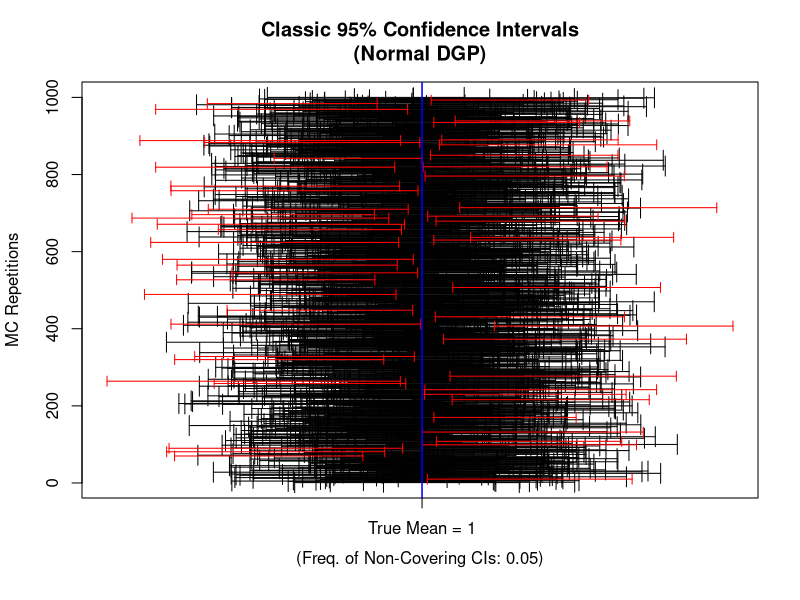
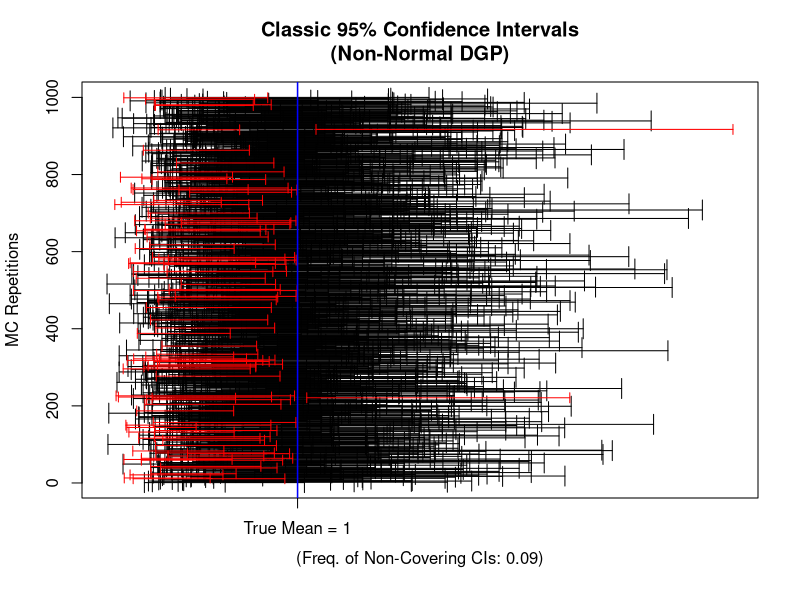
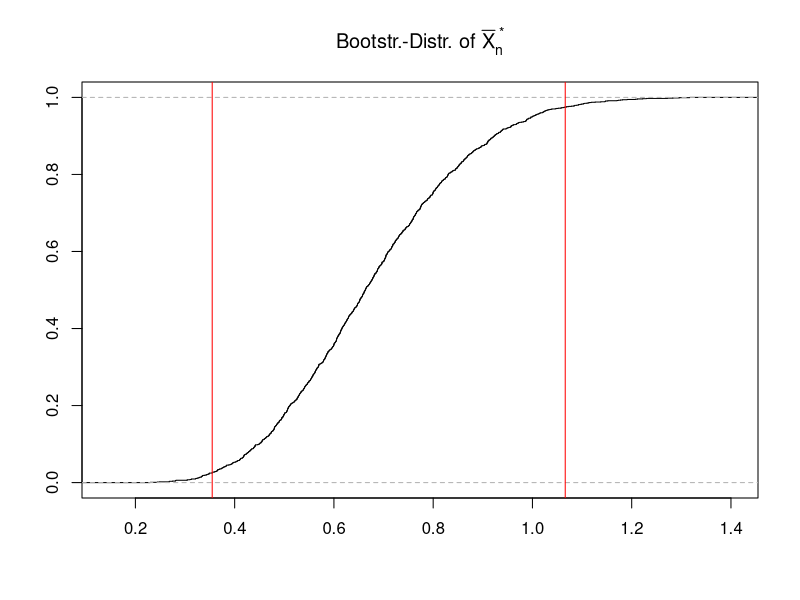
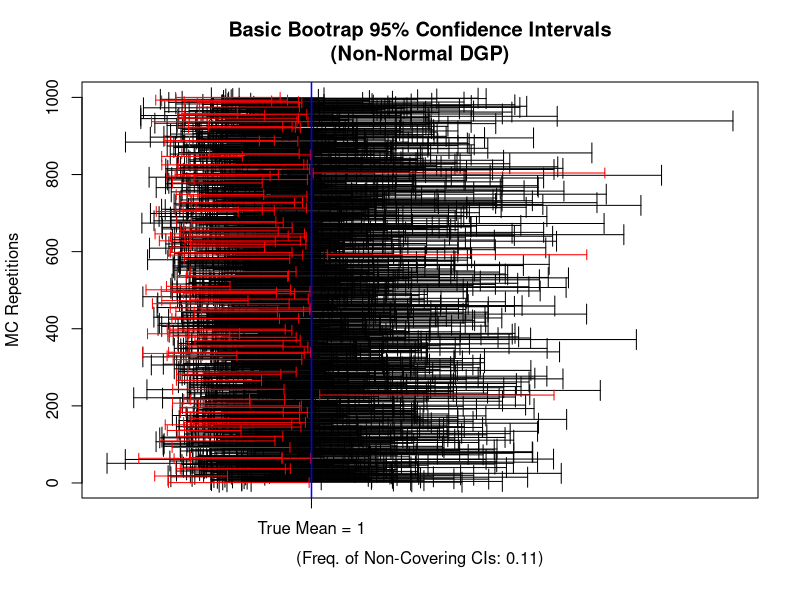
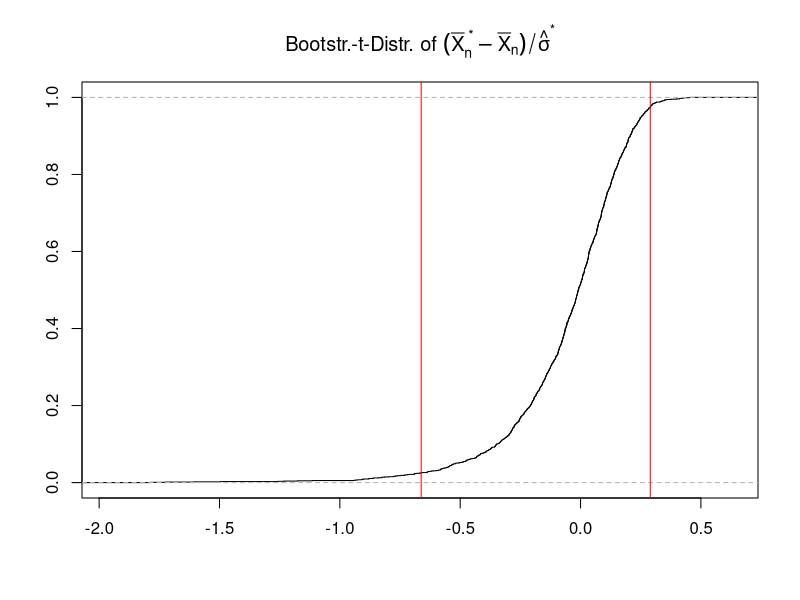

The R script that drew these images, in order: (Note: a time limit stopped this script after it produced the figures.)
## ---- chunk 1
##  Setup:
n     <-   30 # Sample Size
mean  <-    1 # Mean
sdev  <-    2 # Standard Deviation
alpha <- 0.05 # Level

set.seed(123)
B          <- 1000 # MC repetitions
CI.lo.vec  <- rep(NA, B)
CI.up.vec  <- rep(NA, B)
  
## MC-Simulation:
for(b in 1:B){
  ## Data Generating Process:
  X.sample     <- rnorm(n=n, mean = mean, sd = sdev) 
  ## Estimates:
  X.bar.MC     <- mean(X.sample)
  sd.hat.MC    <- sd(X.sample)
  ## Classic CIs:
  
  CI.lo.vec[b] <- X.bar.MC - qnorm(p = 1-alpha/2)*(sd.hat.MC/sqrt(n))
  CI.up.vec[b] <- X.bar.MC + qnorm(p = 1-alpha/2)*(sd.hat.MC/sqrt(n))

  #CI.lo.vec[b] <- X.bar.MC - qt(p = 1-alpha/2, df=n-1)*(sd.hat.MC/sqrt(n))
  #CI.up.vec[b] <- X.bar.MC + qt(p = 1-alpha/2, df=n-1)*(sd.hat.MC/sqrt(n))
}

## How often does the classic CI cover the true mean?
CI.checks      <- CI.lo.vec <= mean  &  mean <= CI.up.vec
freq.non.cover <- length(CI.checks[CI.checks==FALSE])/B

## Plot
plot(x=0,y=0,xlim=range(CI.lo.vec, CI.up.vec), ylim=c(1,B), type="n", 
     ylab="MC Repetitions", xlab="", axes = FALSE, 
     main="Classic 95% Confidence Intervals\n(Normal DGP)")
axis(1, at=c(1), labels ="True Mean = 1")
axis(2); box()
mtext(side = 1, text=paste0("(Freq. of Non-Covering CIs: ",
      round(freq.non.cover,digits = 2),")"), line = 2.5)
## Covering CIs:
arrows(x0=CI.lo.vec[CI.checks==TRUE], 
       x1=CI.up.vec[CI.checks==TRUE], 
       y0=c(1:B)[CI.checks==TRUE], y1=c(1:B)[CI.checks==TRUE], 
       angle=90, code = 3, length = .1, col="black")
## Non-Covering CIs:
arrows(x0=CI.lo.vec[CI.checks==FALSE], 
       x1=CI.up.vec[CI.checks==FALSE], 
       y0=c(1:B)[CI.checks==FALSE], y1=c(1:B)[CI.checks==FALSE], 
       angle=90, code = 3, length = .05, col="red")
abline(v=mean,col="blue", lwd=1.5)
## ---- chunk 2
## Setup:
n     <-   30  # Sample Size
df    <-    1  # (=> mean==1)
alpha <- 0.05 # Level

set.seed(123)
B          <- 1000 # MC repetitions
CI.lo.vec  <- rep(NA, B)
CI.up.vec  <- rep(NA, B)
  
## MC-Simulation:
for(b in 1:B){
  ## Data Generating Process:
  X.sample     <- rchisq(n, df=df)
  ## Estimates:
  X.bar.MC     <- mean(X.sample)
  sd.hat.MC    <- sd(X.sample)
  ## Classic CIs:
  
  CI.lo.vec[b] <- X.bar.MC - qnorm(p = 1-alpha/2)*(sd.hat.MC/sqrt(n))
  CI.up.vec[b] <- X.bar.MC + qnorm(p = 1-alpha/2)*(sd.hat.MC/sqrt(n))
  
  #CI.lo.vec[b] <- X.bar.MC - qt(p = 1-alpha/2, df=n-1)*(sd.hat.MC/sqrt(n))
  #CI.up.vec[b] <- X.bar.MC + qt(p = 1-alpha/2, df=n-1)*(sd.hat.MC/sqrt(n))
}

## How often does the classic CI cover the true mean?
CI.checks      <- CI.lo.vec <= mean  &  mean <= CI.up.vec
freq.non.cover <- length(CI.checks[CI.checks==FALSE])/B

## Plot
plot(x=0,y=0,xlim=range(CI.lo.vec, CI.up.vec), ylim=c(1,B), type="n", 
     ylab="MC Repetitions", xlab="", axes = FALSE, 
     main="Classic 95% Confidence Intervals\n(Non-Normal DGP)")
axis(1, at=c(1), labels ="True Mean = 1")
axis(2); box()
mtext(side = 1, text=paste0("(Freq. of Non-Covering CIs: ",
      round(freq.non.cover,digits = 2),")"), line = 2.5)
## Covering CIs:
arrows(x0=CI.lo.vec[CI.checks==TRUE], 
       x1=CI.up.vec[CI.checks==TRUE], 
       y0=c(1:B)[CI.checks==TRUE], y1=c(1:B)[CI.checks==TRUE], 
       angle=90, code = 3, length = .1, col="black")
## Non-Covering CIs:
arrows(x0=CI.lo.vec[CI.checks==FALSE], 
       x1=CI.up.vec[CI.checks==FALSE], 
       y0=c(1:B)[CI.checks==FALSE], y1=c(1:B)[CI.checks==FALSE], 
       angle=90, code = 3, length = .05, col="red")
abline(v=mean,col="blue", lwd=1.5)
## ---- chunk 3
## Setup:
n     <-   30  # Sample Size
df    <-    1  # (=> mean==1)

## IID random sample:
set.seed(123)
S_n  <- rchisq(n, df=df)

## Empirical mean:
(X.bar <- mean(S_n))
## ---- chunk 4
## Bootstr-Setup:
alpha            <- 0.05
n.Bootsrap.draws <- 1500

## Generate bootstap samples:
Bootstr.Samples  <- matrix(NA, nrow=n, ncol=n.Bootsrap.draws)

for(j in 1:n.Bootsrap.draws){
  Bootstr.Samples[,j] <- sample(x=S_n, size=n, replace = TRUE)
}
## Boostrap draws of \bar{X}_n^*:
X.bar.bootstr.vec <- apply(X = Bootstr.Samples, MARGIN = 2, FUN = mean)

## Quantile of the bootstr.-distribution of \bar{X}_n^*:
t.1 <- quantile(X.bar.bootstr.vec, probs = 1-alpha/2)
t.2 <- quantile(X.bar.bootstr.vec, probs = alpha/2)
## plot
plot(ecdf(X.bar.bootstr.vec), xlab="", ylab="",
     main=expression(paste("Bootstr.-Distr. of ",bar(X)[n]^{" *"})))
abline(v=c(t.1,t.2),col="red")
## ---- chunk 5
## Basic Bootstrap Confidence Interval:
CI.Basic.Bootstr.lo <- 2*X.bar - t.1
CI.Basic.Bootstr.up <- 2*X.bar - t.2

## Re-labeling of otherwise false names:
attr(CI.Basic.Bootstr.lo, "names") <- c("2.5%")
attr(CI.Basic.Bootstr.up, "names") <- c("97.5%")
##
c(CI.Basic.Bootstr.lo, CI.Basic.Bootstr.up)
## ---- chunk 6
## Setup:
n     <-   30  # Sample Size
df    <-    1  # (=> mean==1)
mean  <-   df
alpha <- 0.05 # Level
n.Bootsrap.draws <- 1500

## MC-Setup:
set.seed(123)
B          <- 1000 # MC repetitions
CI.Basic.Bstr.lo.vec <- rep(NA, B)
CI.Basic.Bstr.up.vec <- rep(NA, B)

## MC-Simulation:
for(b in 1:B){
  ## Data Generating Process:
  S_n.MC        <- rchisq(n, df=df)
  ## Estimate:
  X.bar.MC      <- mean(S_n.MC)
  ## 
  Bootstr.Samples.MC  <- matrix(NA, nrow=n, ncol=n.Bootsrap.draws)
  for(j in 1:n.Bootsrap.draws){
    Bootstr.Samples.MC[,j] <- sample(x=S_n.MC, size=n, replace = TRUE)
  }
  X.bar.bootstr.MC.vec <- apply(X = Bootstr.Samples.MC, MARGIN = 2, FUN = mean)
  ## (1-alpha/2)-quantile:
  t.1.MC <- quantile(X.bar.bootstr.MC.vec, probs = 1-alpha/2)
  t.2.MC <- quantile(X.bar.bootstr.MC.vec, probs = alpha/2)
  ## Basic Bootstrap CIs:
  CI.Basic.Bstr.lo.vec[b] <- 2*X.bar.MC - t.1.MC
  CI.Basic.Bstr.up.vec[b] <- 2*X.bar.MC - t.2.MC
}

## How often does the classic CI cover the true mean?
CI.checks      <- CI.Basic.Bstr.lo.vec<=mean & mean<=CI.Basic.Bstr.up.vec
freq.non.cover <- length(CI.checks[CI.checks==FALSE])/B

## Plot
plot(x=0,y=0,xlim=range(CI.Basic.Bstr.lo.vec, CI.Basic.Bstr.up.vec), 
     ylim=c(1,B), type="n", 
     ylab="MC Repetitions", xlab="", axes = FALSE, 
     main="Basic Bootrap 95% Confidence Intervals\n(Non-Normal DGP)")
axis(1, at=c(1), labels ="True Mean = 1")
axis(2); box()
mtext(side = 1, text=paste0("(Freq. of Non-Covering CIs: ",
      round(freq.non.cover,digits = 2),")"), line = 2.5)
## Covering CIs:
arrows(x0=CI.Basic.Bstr.lo.vec[CI.checks==TRUE], 
       x1=CI.Basic.Bstr.up.vec[CI.checks==TRUE], 
       y0=c(1:B)[CI.checks==TRUE], y1=c(1:B)[CI.checks==TRUE], 
       angle=90, code = 3, length = .1, col="black")
## Non-Covering CIs:
arrows(x0=CI.Basic.Bstr.lo.vec[CI.checks==FALSE], 
       x1=CI.Basic.Bstr.up.vec[CI.checks==FALSE], 
       y0=c(1:B)[CI.checks==FALSE], y1=c(1:B)[CI.checks==FALSE], 
       angle=90, code = 3, length = .05, col="red")
abline(v=mean,col="blue", lwd=1.5)
## ---- chunk 7
## Setup:
n     <-   30  # Sample Size
df    <-    1  # (=> mean==1)

## IID random sample:
set.seed(123)
S_n  <- rchisq(n, df=df)

## Empirical mean and sd:
X.bar   <- mean(S_n)
sd.hat  <- sd(S_n)

## Bootstr-Setup:
alpha            <- 0.05
n.Bootsrap.draws <- 1500

## Generate bootstap samples:
Bootstr.Samples  <- matrix(NA, nrow=n, ncol=n.Bootsrap.draws)

for(j in 1:n.Bootsrap.draws){
  Bootstr.Samples[,j] <- sample(x=S_n, size=n, replace = TRUE)
}
## Compute boostrap draws of (\bar{X}_n^*-\bar{X}_n)/\hat{\sigma}^\ast:
X.bar.bootstr.vec    <- apply(X = Bootstr.Samples, MARGIN = 2, FUN = mean)
sd.bootstr.vec       <- apply(X = Bootstr.Samples, MARGIN = 2, FUN = sd)
##
Bootstr.t.sample.vec <- (X.bar.bootstr.vec - X.bar)/sd.bootstr.vec
## Quantile of the bootstr.-distribution of \bar{X}_n^*:
tau.1 <- quantile(Bootstr.t.sample.vec, probs = 1-alpha/2)
tau.2 <- quantile(Bootstr.t.sample.vec, probs = alpha/2)
## plot
plot(ecdf(Bootstr.t.sample.vec), xlab="", ylab="",
     main=expression(paste("Bootstr.-t-Distr. of ",
          (bar(X)[n]^{" *"}-bar(X)[n])/hat(sigma)^{"*"})))
abline(v=c(tau.1,tau.2),col="red")
## ---- chunk 8
## Basic Bootstrap Confidence Interval:
CI.Bstr.t.lo <- X.bar - tau.1 * sd.hat
CI.Bstr.t.up <- X.bar - tau.2 * sd.hat

## Re-labeling of otherwise false names:
attr(CI.Bstr.t.lo, "names") <- c("2.5%")
attr(CI.Bstr.t.up, "names") <- c("97.5%")
##
c(CI.Bstr.t.lo, CI.Bstr.t.up)
## ---- chunk 9
## Setup:
n     <-   30  # Sample Size
df    <-    1  # (=> mean==1)
mean  <-   df
alpha <- 0.05 # Level
n.Bootsrap.draws <- 1500

## MC-Setup:
set.seed(123)
B          <- 1000 # MC repetitions
CI.Bstr.t.lo.vec <- rep(NA, B)
CI.Bstr.t.up.vec <- rep(NA, B)

## MC-Simulation:
for(b in 1:B){
  ## Data Generating Process:
  S_n.MC        <- rchisq(n, df=df)
  ## Estimates:
  X.bar.MC      <- mean(S_n.MC)
  sd.MC         <- sd(S_n.MC)
  ## 
  Bootstr.Samples.MC  <- matrix(NA, nrow=n, ncol=n.Bootsrap.draws)
  for(j in 1:n.Bootsrap.draws){
    Bootstr.Samples.MC[,j] <- sample(x=S_n.MC, size=n, replace = TRUE)
  }
  X.bar.bootstr.MC.vec <- apply(X = Bootstr.Samples.MC, MARGIN = 2, FUN = mean)
  sd.bootstr.MC.vec    <- apply(X = Bootstr.Samples.MC, MARGIN = 2, FUN = sd)
  ## Make it a "Bootstrap-t" sample:
  Bootstr.t.MC.vec <- (X.bar.bootstr.MC.vec - X.bar.MC)/sd.bootstr.MC.vec
  ## (1-alpha/2)-quantile:
  tau.1.MC <- quantile(Bootstr.t.MC.vec, probs = 1-alpha/2)
  tau.2.MC <- quantile(Bootstr.t.MC.vec, probs = alpha/2)
  ## Basic Bootstrap CIs:
  CI.Bstr.t.lo.vec[b] <- X.bar.MC - tau.1.MC * sd.MC
  CI.Bstr.t.up.vec[b] <- X.bar.MC - tau.2.MC * sd.MC
}

## How often does the classic CI cover the true mean?
CI.checks      <- CI.Bstr.t.lo.vec<=mean & mean<=CI.Bstr.t.up.vec
freq.non.cover <- length(CI.checks[CI.checks==FALSE])/B

## Plot
plot(x=0,y=0,xlim=range(CI.Bstr.t.lo.vec, CI.Bstr.t.up.vec), 
     ylim=c(1,B), type="n", 
     ylab="MC Repetitions", xlab="", axes = FALSE, 
     main="Bootrap-t 95% Confidence Intervals\n(Non-Normal DGP)")
axis(1, at=c(1), labels ="True Mean = 1")
axis(2); box()
mtext(side = 1, text=paste0("(Freq. of Non-Covering CIs: ",
      round(freq.non.cover,digits = 2),")"), line = 2.5)
## Covering CIs:
arrows(x0=CI.Bstr.t.lo.vec[CI.checks==TRUE], 
       x1=CI.Bstr.t.up.vec[CI.checks==TRUE], 
       y0=c(1:B)[CI.checks==TRUE], y1=c(1:B)[CI.checks==TRUE], 
       angle=90, code = 3, length = .1, col="black")
## Non-Covering CIs:
arrows(x0=CI.Bstr.t.lo.vec[CI.checks==FALSE], 
       x1=CI.Bstr.t.up.vec[CI.checks==FALSE], 
       y0=c(1:B)[CI.checks==FALSE], y1=c(1:B)[CI.checks==FALSE], 
       angle=90, code = 3, length = .05, col="red")
abline(v=mean,col="blue", lwd=1.5)
